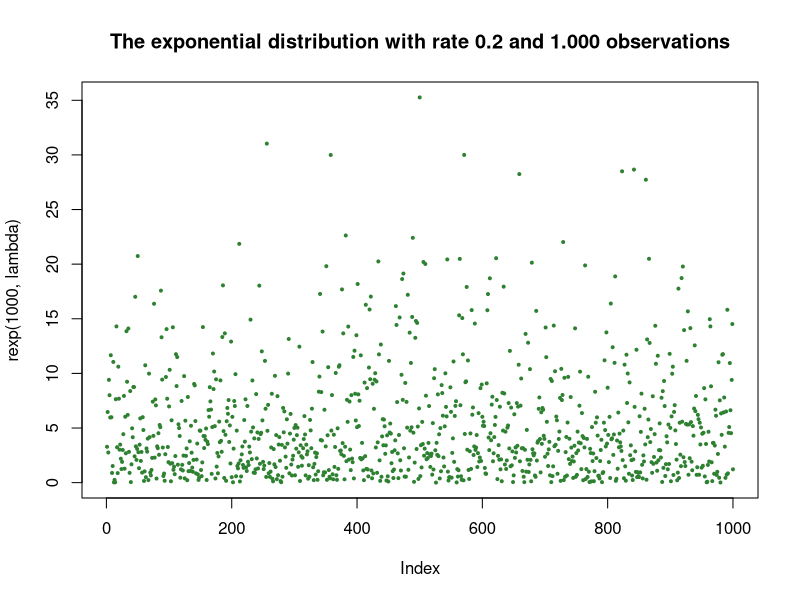
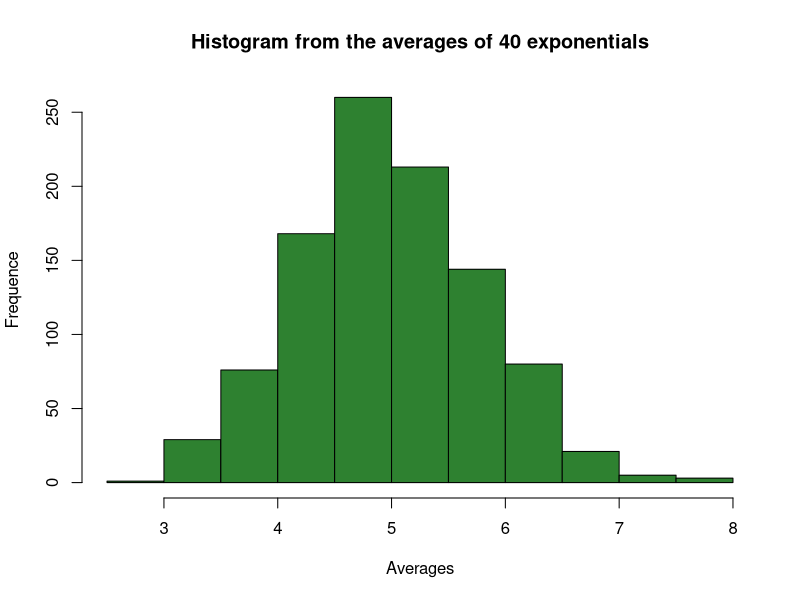
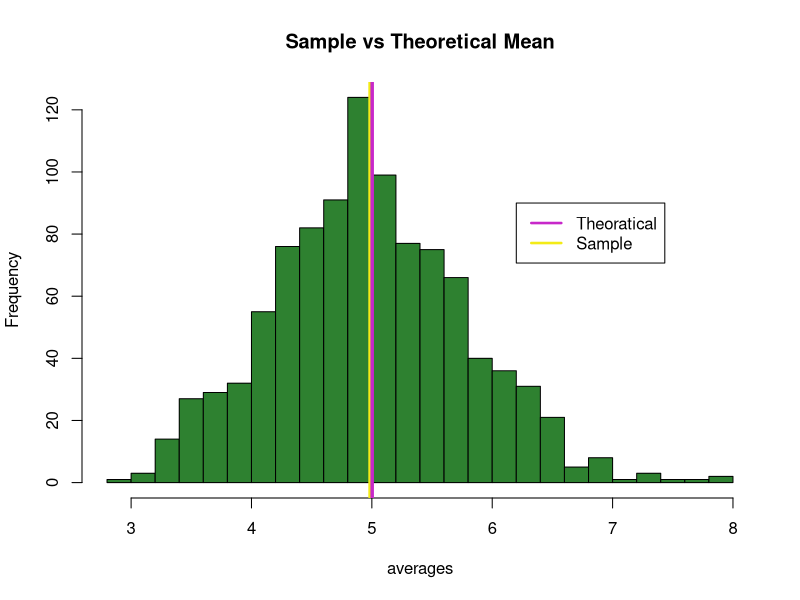
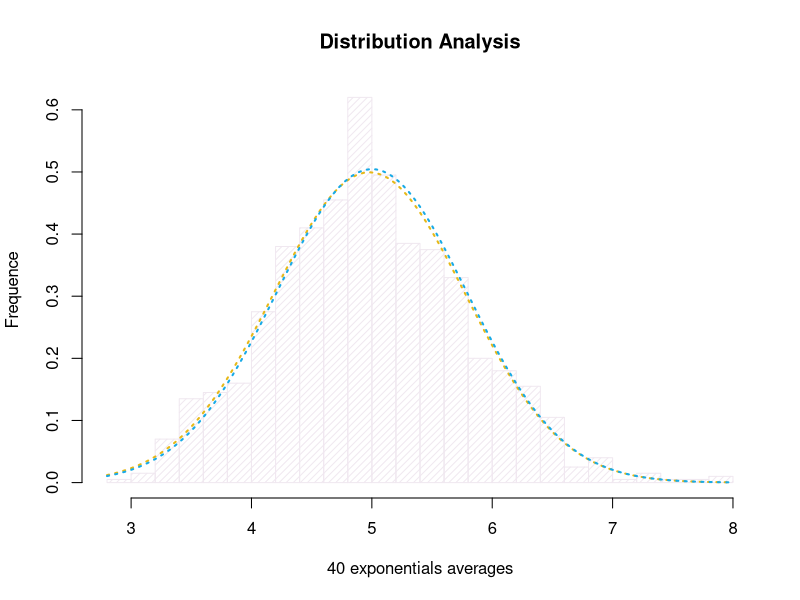
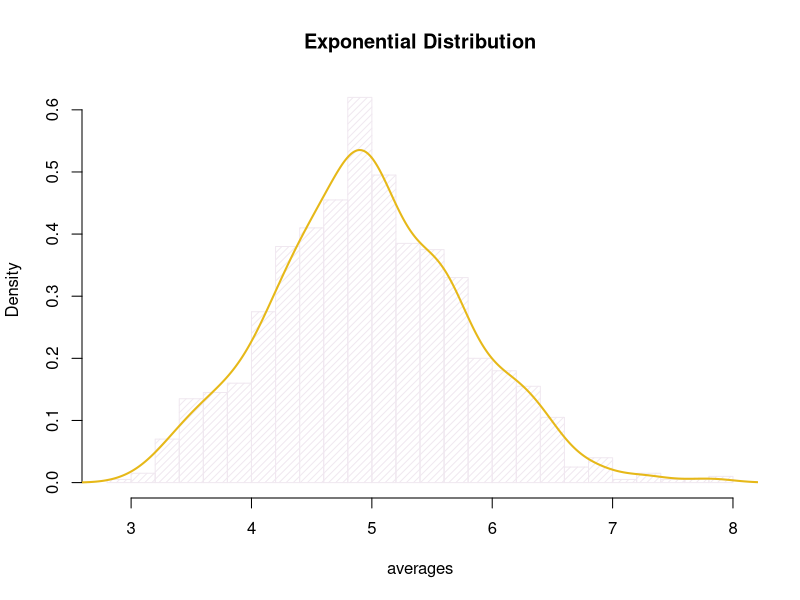
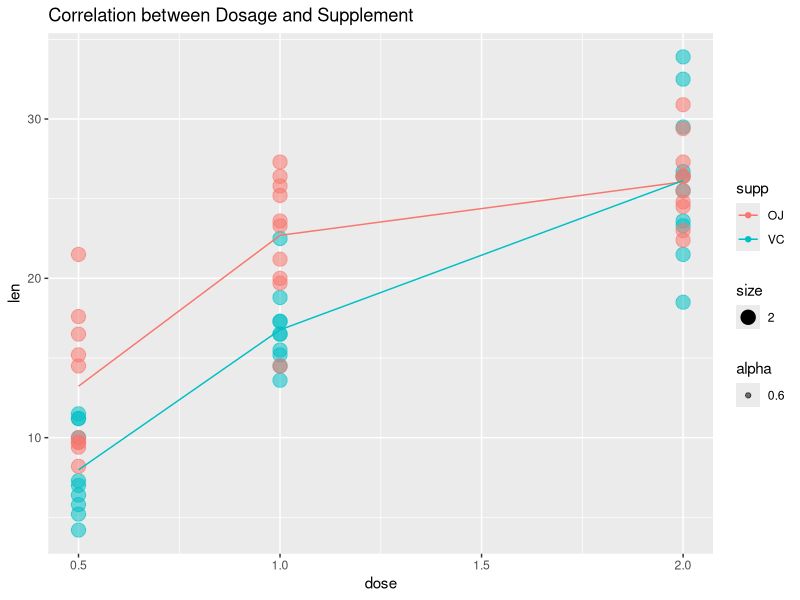
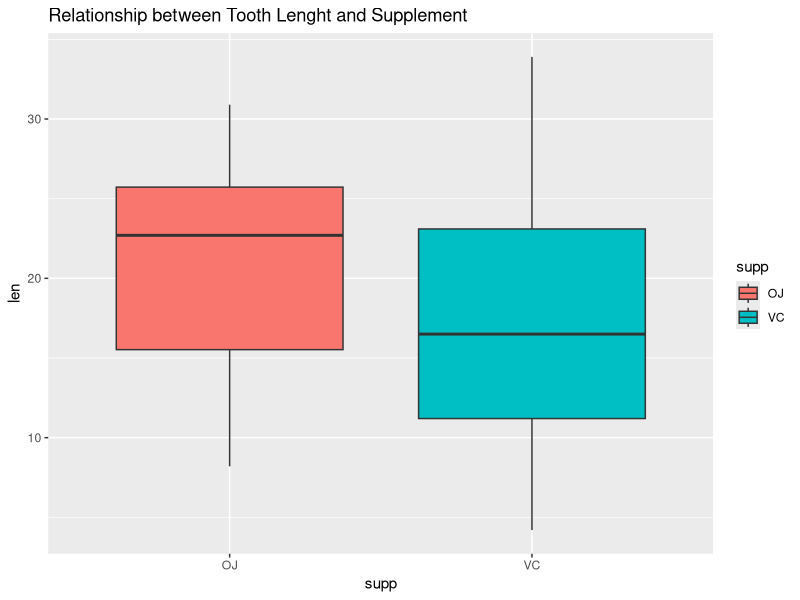
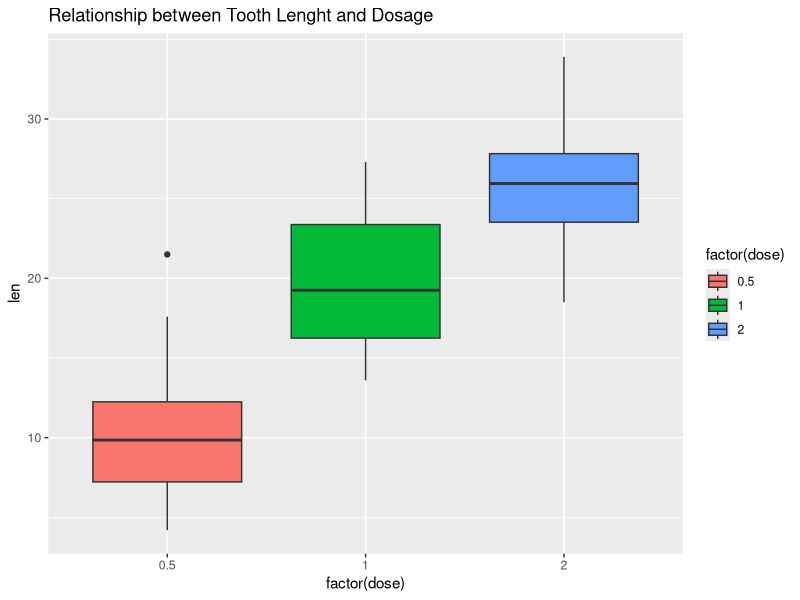

Generate these figures, in order, with R:
### Statistical Inference Course Project

### Part 1: Simulation Exercise

## In this project I investigate the exponential distribution in R and compare it with the Central Limit Theorem.
## I also provide the explanations and codes to assure the reproducibility of the investigation. 
## This report is based at the distribution of averages of 40 exponentials and a thousand simulations.

# Codes to set the chosen parameters. The parameters for lambda, number of exponentials and simulations were instructed.
set.seed(2016)
lambda <- .2
exponumber <- 40
simunumber <- 1000
data_simulation <- matrix(rexp(simunumber*exponumber, rate = lambda), simunumber, exponumber)

# Code to plot the exponential distribution:
plot(rexp(1000, lambda), pch = 20, cex = .6, main = "The exponential distribution with rate 0.2 and 1.000 observations",  col = "#2e8130")

# Code to plot the averages of 40 exponentials in a histogram:
averages <- rowMeans(data_simulation)
hist(averages, xlab = "Averages", ylab = "Frequence", main = "Histogram from the averages of 40 exponentials", col = "#2e8130")

## 1. Sample Mean versus Theoretical Mean
# Codes to calculate the sample mean and the theoretical mean of the distribution and to plot the comparison:
sample_mean <- mean(averages)
cat("Sample Mean: ", sample_mean)

theo_mean <- 1/lambda
cat("Theoretical Mean: ", theo_mean)

hist(averages, col="#2e8130", main="Sample vs Theoretical Mean", breaks=20)
l1 <- abline(v=mean(theo_mean), lwd="4", col="#c728c9")
l2 <- abline(v=mean(sample_mean), lwd="2", col="#f3eb17")
legend(6.2, 90, c("Theoratical", "Sample"), lty = c(1, 1), lwd = c(2.5, 2.5), col = c("#c728c9", "#f3eb17"))

## 2. Sample Variance versus Theoretical Variance
# Codes to calculate the variances (both sample and theoretical):
sample_var <- var(averages)
cat("Sample Variance: ", sample_var)

theo_var <- (1/lambda)^2/exponumber
cat("Theoratical Variance: ", theo_var)

# As we can see above, the variances are very close.

## 3. Distribution analysis
# Code to create an approximate normal distribution and aligns with the the sample:
hist(averages, density = 20, breaks = 20, prob = TRUE, xlab = "40 exponentials averages", ylab = "Frequence", main = "Distribution Analysis", col = "#f0e8f0")
curve(dnorm(x, mean = sample_mean, sd = sqrt(sample_var)), col = "#e6b818", lwd=2, lty = "dotted", add = TRUE, yaxt="n")
curve(dnorm(x, mean = theo_mean, sd = sqrt(theo_var)), col = "#18aae6", lwd=2, lty = "dotted", add = TRUE, yaxt="n")

# As seen above, the histogram can be approximated with the normal distribution.
# To be really sure, I propose to investigate if the exponential distribution is approximately normal.
# Due to the Central Limit Theorem, the averages of the sample mean should follow a normal distribution.

# Code to plot the exponential distribution.
hist(averages, prob = TRUE, col = "#f0e8f0", main = "Exponential Distribution", density = 20, breaks = 20)
lines(density(averages), lwd = 2, col = "#e6b818")

# The Distribution plot and the Exponential Distribution plot are similar. Therefore, I can infer that the distribution is approximately normal.

### Part 2: Basic Inferantial Data Analysis

### Overview
## In this report I will analyse the ToothGrowth data in the R data sets package. 
## The data originally analysis the effect of vitamin C on tooth growth in Guinea Pigs.
## The study's description reports that the response is the length of odontoblasts (cells responsible for tooth growth) in 60 guinea pigs. Each animal received one of three dose levels of vitamin C (0.5, 1, and 2 mg/day) by one of two delivery methods, (orange juice or ascorbic acid (a form of vitamin C and coded as VC).
## As a format, it's a data frame with 60 observations on 3 variables:

#[,1]	len	numeric	Tooth length
#[,2]	supp	factor	Supplement type (VC or OJ)
#[,3]	dose	numeric	Dose in milligrams/day

## The source is:
# C. I. Bliss (1952) The Statistics of Bioassay. Academic Press.

## As additional references: 
# McNeil, D. R. (1977) Interactive Data Analysis. New York: Wiley.
# Crampton, E. W. (1947) The growth of the odontoblast of the incisor teeth as a criterion of vitamin C intake of the guinea pig. The Journal of Nutrition 33(5): 491-504.

### Analysis

# Codes to load the necessary library and dataset. I will also provide a quick summary to show the format stated at the Overview intro.
library(ggplot2)
data("ToothGrowth")
summary(ToothGrowth)

# Codes to perform some basic exploratory data analyses.  I will focus on just a few points, which are the first few rows; the unique values of the columns and a short list of the factors.

head(ToothGrowth)

unique(ToothGrowth$len)

unique(ToothGrowth$supp)

unique(ToothGrowth$dose)

by(ToothGrowth$len, INDICES = list(ToothGrowth$supp, ToothGrowth$dose), summary)

# Codes to perform some exploratory analysis. I intend to specify what will be analyze at the header of which chunk of code.  

# Analysis of the correlation between Dosage (dose) and Supplement (supp).
average <- aggregate(len~., data = ToothGrowth, mean)
ggplot(data = ToothGrowth, aes(x = dose, y = len)) +
        geom_point(aes(group = supp, colour = supp, size = 2, alpha = .6)) +
        geom_line(data = average, aes(group = supp, colour = supp)) +
        labs(title = "Correlation between Dosage and Supplement")

# It seems that higher the dosage, the longer the tooth grows. The dosages are similar for both supplements at 2mg, but OJ has a better effect on teeth growth than VC.
# To confirm this correlation I will perform some hypothesis tests.

# Analysis of the relationship between Tooth Lenght (len) and Supplement (supp).
ggplot(aes(x = supp, y = len), data = ToothGrowth) +
        geom_boxplot(aes(fill = supp)) +
        labs(title = "Relationship between Tooth Lenght and Supplement")

# Supporting the first inference, the plot above shows that OJ has a better effect on teeth growth than VC.

# Analysis of the relationship between Tooth Lenght (len) and Dosage (dose).
ggplot(aes(x = factor(dose), y = len), data = ToothGrowth) +
        geom_boxplot(aes(fill = factor(dose))) +
        labs(title = "Relationship between Tooth Lenght and Dosage")

# Although the plot shows that higher the dosage, better the effect on teeth growth, it seems that there is no directly correlation. Therefore not supporting the first inference. 
# To check if there is so, the following analysis intends to determine if within Dosage, the Supplements have different effects on teeth growth.

# Analysis of the impact of Dosage (dose) and Supplement (supp) on Tooth Lenght (len).
ggplot(aes(x = supp, y = len), data = ToothGrowth) +
        geom_boxplot(aes(fill = supp)) +
        facet_wrap(~dose) +
        labs(title = "Impact of Dosage and Supplement on Tooth Lenght")

# The plot above shows that ideed there is a correlation between dosage and supplement on teeth growth.

# I also wish to compare tooth growth by supplement. To perform this analysis I will find the confidence interval for a 95% confidence level using the t-test technique.

# Analysis using a t-test to compare Tooth Lenght (len) and Supplement (supp).
t.test(len~supp, data = ToothGrowth)

# Since the p-value is higher than 0.05, the data is likely with a true null. To be sure I will compare tooth growth by dosage, checking at the different pairs of dose values.

# T-test using dose amounts 0.5 and 1.0
test_set_one <- subset(ToothGrowth, ToothGrowth$dose %in% c(1.0, .5))
t.test(len~dose, data = test_set_one)

# T-test using dose amounts 0.5 and 2.0
test_set_two <- subset(ToothGrowth, ToothGrowth$dose %in% c(2.0, .5))
t.test(len~dose, data = test_set_two)

# T-test using dose amounts 1.0 and 2.0
test_set_three <- subset(ToothGrowth, ToothGrowth$dose %in% c(2.0, 1.0))
t.test(len~dose, data = test_set_three)

# Given the all-negative confidence interval that doesn't include 0 of each test  and the very small p-value, I can infer that the average tooth length increases with an inceasing dosage.
# Consequently the null hypothesis can be rejected.

### Conclusions

# Assuming that the populations are independent, the variances between populations are different, a random population was used, the population was comprised of similar guinea pigs, measurement error was accounted for with significant digits, and double blind research methods were used.
# Also assuming that those assumptions are true, I may infer that there is a significant difference between tooth length and dosage levels across both supplement delivery methods. A higher dosage level consistently led to longer teeth.
# Initially it appeared that the supplement delivery method had no significant impact on tooth length, but when controlling the dose level I discovered that there was a significant difference at 0.5mg and 1.0mg, but not at 2.0mg. 
# Based on this evidence, it appears that orange juice (OJ) is a better supplement method with a larger impact on tooth length for a given dose of Vitamin C (VC), but above a maximum dose level there is no further improvement.
